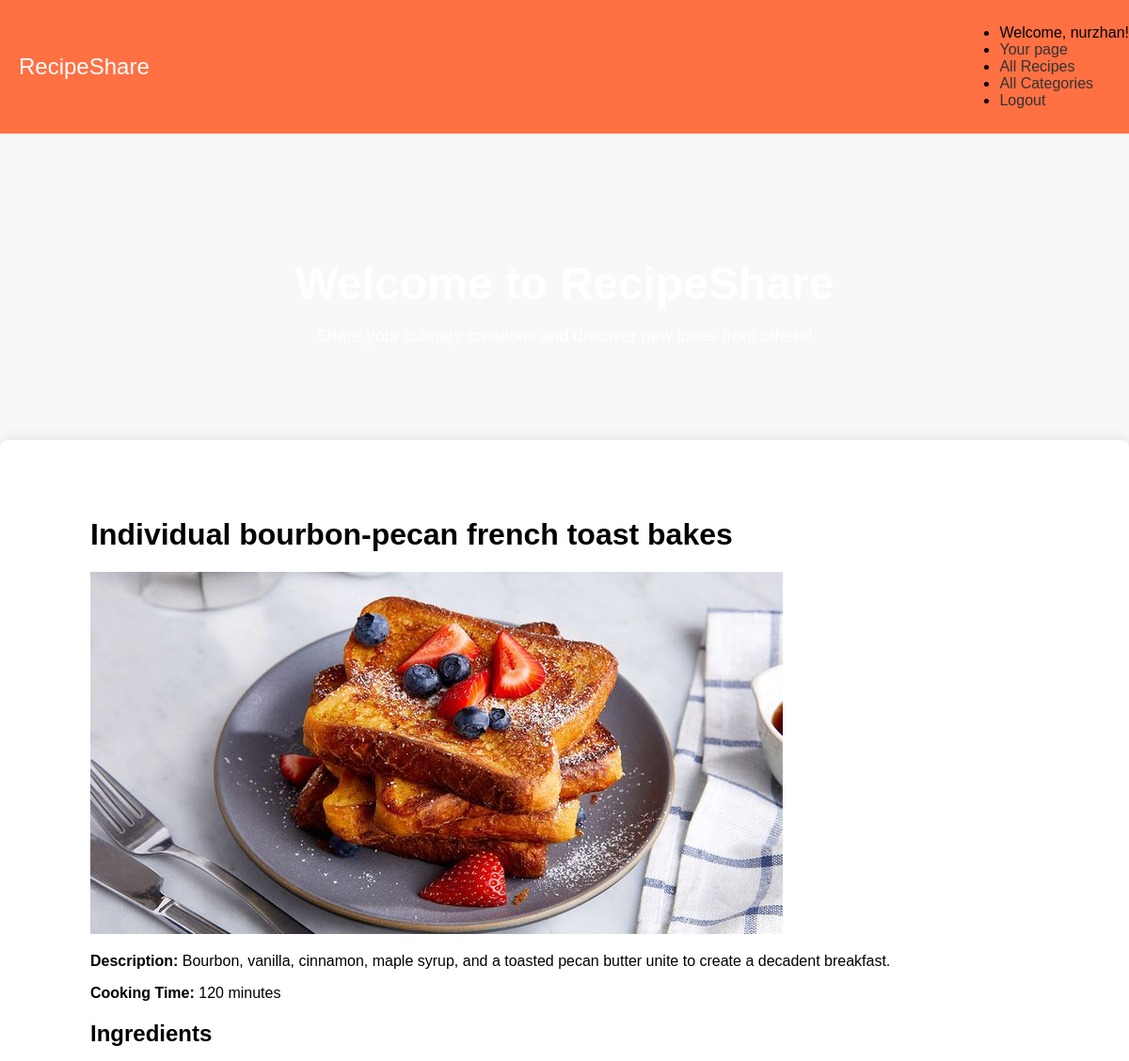
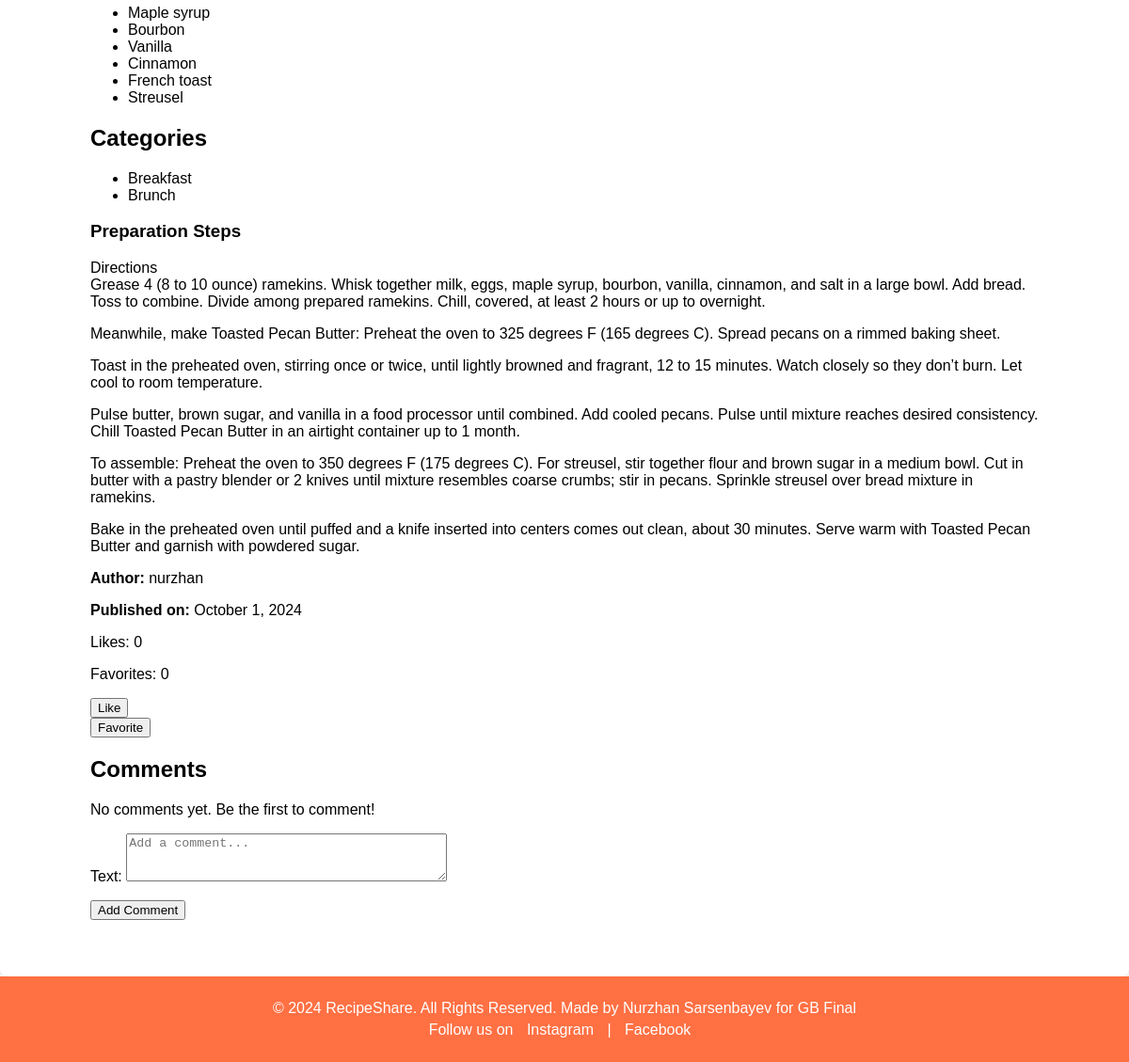
The app's page /recipes/6/ (signed in) with its own data (2 pictures, top to bottom).
### recipe_app/models.py (models this page shows, shortened)
class Recipe(models.Model):
    title = models.CharField(max_length=100)
    description = models.TextField()
    process = models.TextField()
    cooking_time = models.IntegerField(help_text='Time in minutes')
    image = models.ImageField(upload_to='recipe_images', null=True, blank=True)
    author = models.ForeignKey(settings.AUTH_USER_MODEL,on_delete=models.CASCADE,null=True, blank=True)
    ingredients = models.ManyToManyField('Ingredient', related_name='recipes')  # Changed to ManyToMany
    categories = models.ManyToManyField('Category', related_name='recipes')  # Changed to ManyToMany
    created_at = models.DateTimeField(auto_now_add=True)
    updated_at = models.DateTimeField(auto_now=True)
    def like_count(self):
        return self.likes.count()
    def favorite_count(self):
        return self.favorites.count()

class Ingredient(models.Model):
    name = models.CharField(max_length=100, unique=True)

class Category(models.Model):
    name = models.CharField(max_length=100, unique=True,)

### recipe_app/views.py (the view, shortened to what this page needs)
# urls.py: path('recipes/<int:pk>/', views.RecipeDetail.as_view(), name='recipe_detail'),
class RecipeDetail(DetailView):
  model = Recipe
  template_name = 'recipe_app/recipe_detail.html'
  context_object_name = 'recipe'
  def get_context_data(self, **kwargs):
    context = super().get_context_data(**kwargs)
    context['comments'] = self.object.comments.all()
    context['form'] = CommentForm()
    user = self.request.user
    context['has_liked'] = Like.objects.filter(author=user, recipe=self.object).exists()
    context['has_favorited'] = Favorite.objects.filter(author=user, recipe=self.object).exists()
    return context

### recipe_app/forms.py
class CommentForm(forms.ModelForm):
    class Meta:
        model = Comment
        fields = ['text']
        widgets = {
            'text': forms.Textarea(attrs={'rows': 3, 'placeholder': 'Add a comment...'}),
        }

### recipe_app/templates/recipe_app/recipe_detail.html (shortened to what this page needs)
{% extends './base.html' %}
{% block content %}
    <div class="recipe-detail">
        <h1>{{ recipe.title }}</h1>
        {% if recipe.image %}
        <img src="{{ recipe.image.url }}" alt="{{ recipe.title }}" />
        {% else %}
        <p>No image available for this recipe.</p>
        {% endif %}
        <p><strong>Description:</strong> {{ recipe.description }}</p>
        <p><strong>Cooking Time:</strong> {{ recipe.cooking_time }} minutes</p>
        <h2>Ingredients</h2>
<ul>
    {% for ingredient in recipe.ingredients.all %}
        <li>{{ ingredient.name }}</li>
    {% empty %}
        <li>No ingredients available.</li>
    {% endfor %}
</ul>
<h2>Categories</h2>
<ul>
    {% for category in recipe.categories.all %}
        <li>{{ category.name }}</li>
    {% empty %}
        <li>No categories available.</li>
    {% endfor %}
</ul>
        <h3>Preparation Steps</h3>
        <p>{{ recipe.process|linebreaks }}</p>
        <p><strong>Author:</strong> {{ recipe.author.username }}</p>
        <p><strong>Published on:</strong> {{ recipe.created_at|date:"F j, Y" }}</p>
        <p>Likes: {{ recipe.like_count }}</p>
        <p>Favorites: {{ recipe.favorite_count }}</p>
<form action="{% url 'toggle_like' recipe.id %}" method="post">
    {% if has_liked %}
        <button type="submit">Unlike</button>
    {% else %}
        <button type="submit">Like</button>
    {% endif %}
</form>
<form action="{% url 'toggle_favorite' recipe.id %}" method="post">
    {% if has_favorited %}
        <button type="submit">Unfavorite</button>
    {% else %}
        <button type="submit">Favorite</button>
    {% endif %}
</form>
    <h2>Comments</h2>
<div class="comments">
    {% for comment in comments %}
        <div class="comment">
            <strong>{{ comment.author.username }}</strong>
            <small>{{ comment.created_at|date:"M d, Y H:i" }}</small>
            <p>{{ comment.text }}</p>
        </div>
    {% empty %}
        <p>No comments yet. Be the first to comment!</p>
    {% endfor %}
</div>
{% if user.is_authenticated %}
    <form method="post">
        {{ form.as_p }}
        <button type="submit">Add Comment</button>
    </form>
{% else %}
    <p>Please <a href="{% url 'login' %}">log in</a> to add a comment.</p>
{% endif %}
    </div>
{% endblock %}

### recipe_app/templates/recipe_app/base.html (shortened to what this page needs)
<!DOCTYPE html>
<html lang="en">
<head>
{% load static %}
    <link rel="stylesheet" href="{% static 'styles.css' %}"></head>
<body>
    <nav>
        <div class="nav-wrapper">
            <a href="{% url 'home' %}" class="brand-logo">RecipeShare</a>
            <ul id="nav-mobile" class="right">
                {% if user.is_authenticated %}
                    <li>Welcome, {{ user.username }}!</li>
                    <li><a href="{% url 'user_profile' %}">Your page</a></li>
                    <li><a href="{% url 'recipe_list' %}">All Recipes</a></li>
                    <li><a href="{% url 'category_list' %}">All Categories</a></li>
                    <li><a href="{% url 'logout' %}">Logout</a></li>
                {% else %}
                    <li><a href="{% url 'login' %}">Login</a></li>
                    <li><a href="{% url 'signup' %}">Sign Up</a></li>
                {% endif %}
            </ul>
        </div>
    </nav>
    <header>
        <div class="banner">
            <h1>Welcome to RecipeShare</h1>
            <p>Share your culinary creations and discover new ideas from others!</p>
        </div>
    </header>
    <main>
        <div class="container">
            {% block content %}{% endblock %}
        </div>
    </main>
    <footer>
        <div class="footer-content">
            <p>&copy; 2024 RecipeShare. All Rights Reserved. Made by Nurzhan Sarsenbayev for GB Final</p>
            <p>Follow us on
                <a href="https://instagram.com">Instagram</a> |
                <a href="https://facebook.com">Facebook</a>
            </p>
        </div>
    </footer>
</body>
</html>

### recipe_app/static/styles.css (style rules this page uses)
body { font-family: 'Arial', sans-serif; background-color: #f8f8f8; margin: 0; padding: 0; }
a { text-decoration: none; color: #333; }
.container { width: 90%; max-width: 1200px; margin: 0 auto; padding: 20px; }
nav { background-color: #ff7043; padding: 10px 0; }
.nav-wrapper { display: flex; justify-content: space-between; align-items: center; }
.brand-logo { font-size: 24px; color: #fff; margin-left: 20px; }
header { background-size: cover; background-position: center; text-align: center; color: #fff; padding: 100px 0; }
header h1 { font-size: 48px; margin-bottom: 10px; }
header p { font-size: 18px; margin-bottom: 0; }
main { background-color: #fff; padding: 40px; border-radius: 8px; box-shadow: 0 0 15px rgba(0, 0, 0, 0.1); }
footer { background-color: #ff7043; color: #fff; text-align: center; padding: 20px 0; }
footer a { color: #fff; margin: 0 10px; }
footer p { margin: 5px; }

### records on screen
Recipe: title "Individual bourbon-pecan french toast bakes", image (picture), description "Bourbon, vanilla, cinnamon, maple syrup, and a toasted pecan butter unite to create a decadent breakfast.", cooking_time "120", process "Directions Grease 4 (8 to 10 ounce) ramekins. Whisk together milk, eggs, maple syrup, bourbon, vanilla, cinnamon, and salt in a large bowl. Add bread. Toss to combine. Divide among prepared ramekins. Chill, covered, at least 2 hours or up to overnight. Meanwhile, make Toasted Pecan Butter: Preheat the oven to 325 degrees F (165 degrees C). Spread pecans on a rimmed baking sheet. Toast in the preheated oven, stirring once or twice, until lightly browned and fragrant, 12 to 15 minutes. Watch closely so they don’t burn. Let cool to room temperature. Pulse butter, brown sugar, and vanilla in a food processor until combined. Add cooled pecans. Pulse until mixture reaches desired consistency.…", author.username "nurzhan", created_at "October 1, 2024", like_count "0", favorite_count "0"
Ingredient: name "Maple syrup"
Ingredient: name "Bourbon"
Ingredient: name "Vanilla"
Ingredient: name "Cinnamon"
Ingredient: name "French toast"
Ingredient: name "Streusel"
Category: name "Breakfast"
Category: name "Brunch"

### other values on screen
{{ user.username }} "nurzhan"
